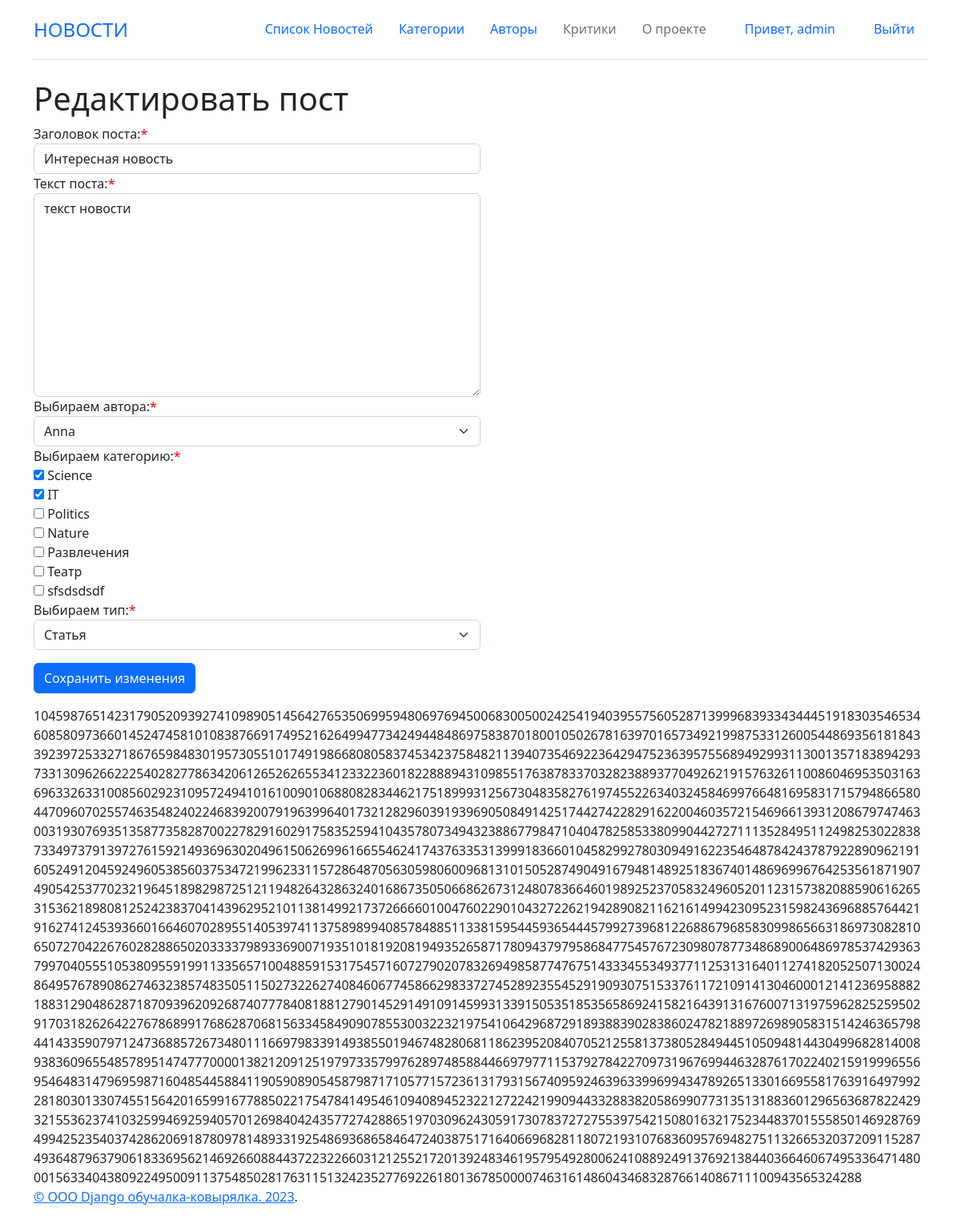
The app's page /posts/update/113 (signed in), older data.
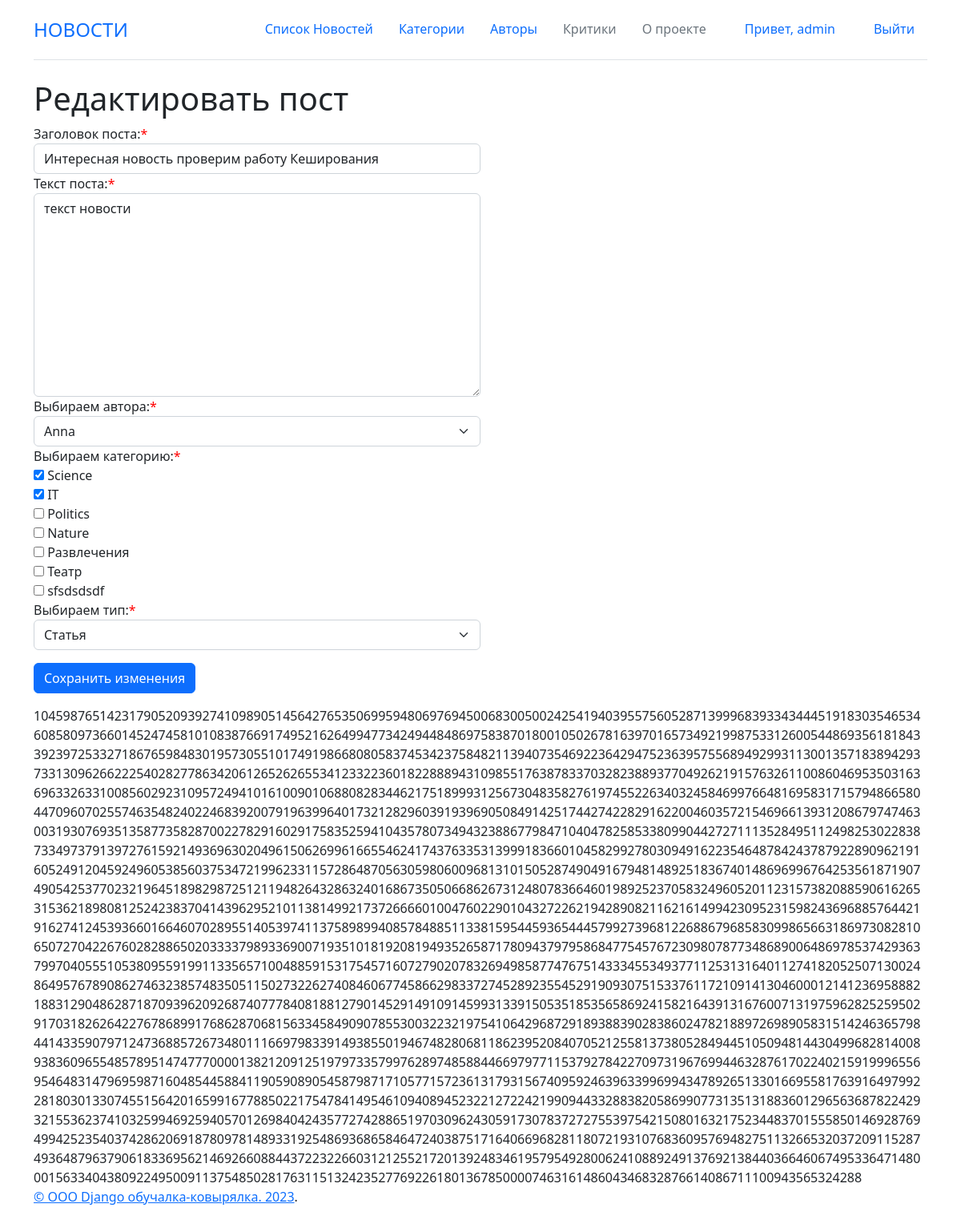
The same page, newer data.
### news/models.py (models this page shows, shortened)
class Post(models.Model):
    class Meta:
        verbose_name = 'Посты'
        verbose_name_plural = 'Посты'
    article: str = "ART"
    news = "NWS"
    TYPE = [
        (article, "Статья"),
        (news, "Новость"),
    ]
    author = models.ForeignKey(Author, on_delete=models.CASCADE)
    postType = models.CharField(max_length=20, choices=TYPE, default=article)
    dateCreation = models.DateTimeField(auto_now_add=True)
    category = models.ManyToManyField(Category, through='PostCategory')
    title = models.CharField(max_length=128)
    text = models.TextField()
    rating = models.SmallIntegerField(default=0.0)

### news/views.py (the view, shortened to what this page needs)
class PostUpdateView(LoginRequiredMixin, PermissionRequiredMixin, UpdateView):
    permission_required = ('news.change_post')
    template_name = 'news/post_create.html'
    form_class = PostForm
    success_url = '/'
    login_url = settings.LOGIN_URL
    def get_object(self, **kwargs):
        id = self.kwargs.get('pk')
        return Post.objects.get(pk=id)
    def get_context_data(self, **kwargs):
        context = super().get_context_data(**kwargs)
        context['isUpdateView'] = True
        return context

### news/forms.py
class PostForm(ModelForm):
    error_css_class = 'error'
    required_css_class = 'required'
    class Meta:
        model = Post
        fields = ['title', 'text', 'author','category', 'postType']
        widgets = {
            'title': forms.TextInput(attrs={'class':'form-control'}),
            'text': forms.Textarea(attrs={'class':'form-control'}),
            'author': forms.Select(attrs={'class':'form-select'}),
            'category': forms.CheckboxSelectMultiple(choices=choices),
            'postType': forms.Select(choices=Post.TYPE, attrs={'class':'form-select'}),
        }
        labels = {
            'title' : 'Заголовок поста',
            'text' : 'Текст поста',
            'author': 'Выбираем автора',
            'category': 'Выбираем категорию',
            'postType': 'Выбираем тип'
        }

### news/models.py (called while the page is built)
    def __str__(self):
        return self.name.username

    def __str__(self):
        return self.name

### news/templatetags/custom_filters.py (called while the page is built)
@register.filter(name='pow')
def pow(value,pow):
    return value**pow

### templates/news/post_create.html (shortened to what this page needs)
{% extends 'defaultLayout.html' %}
{% block abracadabra %}
{% if isUpdateView  %}
        <h1>Редактировать пост</h1>
    {% else %}
        <h1>Добавить пост</h1>
{% endif %}
<form method="POST">
    <div class="col-6 mb-3">
        {{ form }}
    </div>
    {% if isUpdateView  %}
        <input type="submit" value="Сохранить изменения" class="btn btn-primary">
        {% else %}
        <input type="submit" value="Добавляем" class="btn btn-primary">
    {% endif %}
</form>
{% endblock abracadabra %}

Row changes from the older to the newer data that the page shows:
changed Post "текст новости": title "Интересная новость" → "Интересная новость проверим работу Кеширования"
